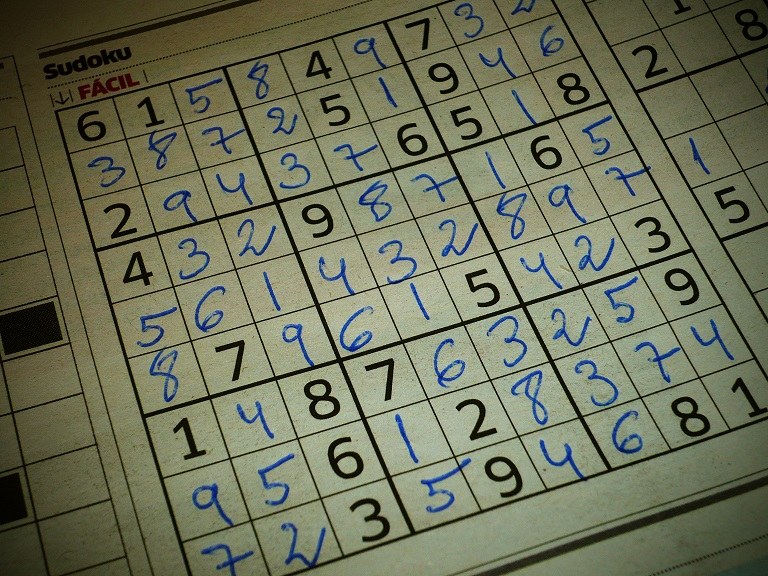
#> input picture Images/soduku.jpg, 768 x 576 px
$ jupyter execute --allow-errors '25. Line Detection.ipynb'
#> lines starting #> are read from the running program, lines starting #| are printed output that depends on the picture; after the words box and inside, x2 and y2 are one past the last pixel; in counts of white or black regions, pixels touching at a corner belong together
[cell 1]
import cv2
import numpy as np

image = cv2.imread('Images/soduku.jpg')
#> image is the input picture: shape (576, 768, 3); mean B, G, R 88.5, 112.9, 108.9
gray = cv2.cvtColor(image, cv2.COLOR_BGR2GRAY)
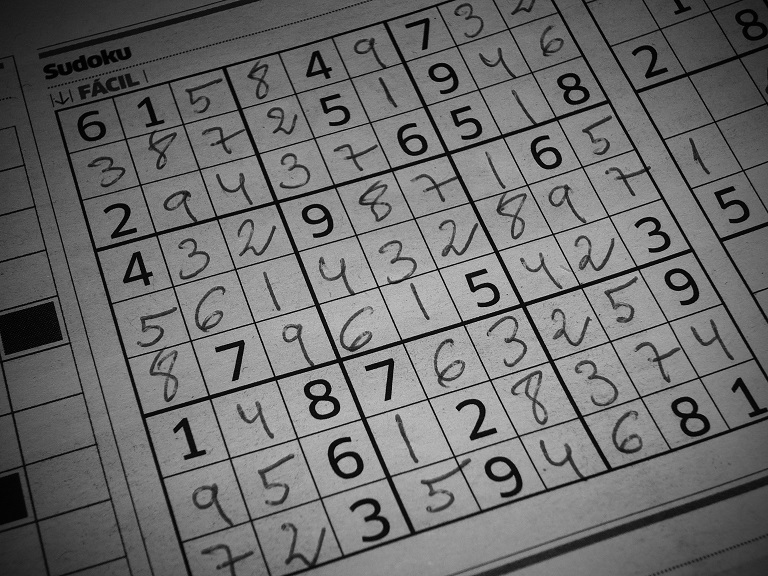
#> gray: shape (576, 768); min 0, max 210, mean 108.9
edges = cv2.Canny(gray, 100, 170, apertureSize = 3)
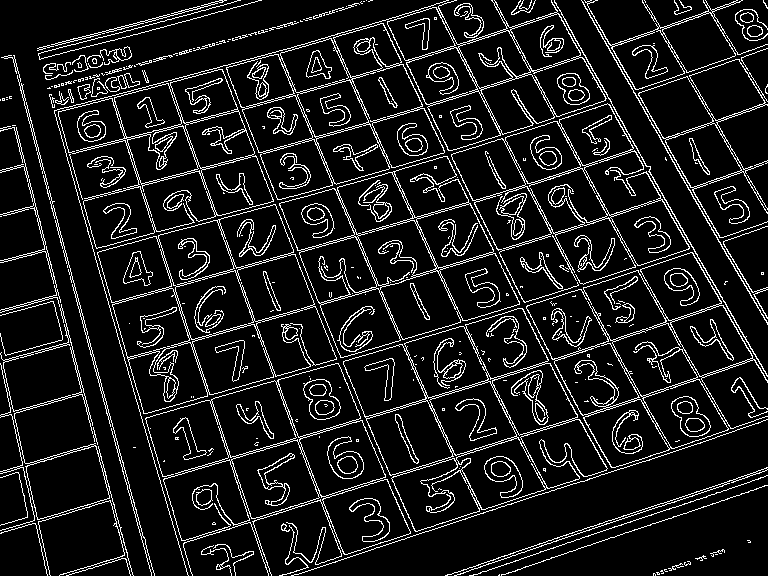
#> edges: shape (576, 768); 10.8% white in thin lines or dots

# Execute HoughLines using a rho accuracy of 1 pixel.
# Theta accuracy of np.pi/180 which is 1 degree.
# Line threshold is set to 240 ( number of points on the line).
lines = cv2.HoughLines(edges, 1, np.pi / 180, 240)
#> lines = 34 rows, first 8: [4, 2.88], [2, 2.88], [637, 1.26], [-77, 2.83], [507, 1.27], [-476, 2.62], [505, 1.27], [-130, 2.79]

# We iterate through each line and convert it to the format required by.
# cv2.lines ( i.e. requires end points).
#> (the rest of this cell did not finish here and is left out)

[cell 2]
image = cv2.imread('Images/soduku.jpg')
gray = cv2.cvtColor(image, cv2.COLOR_BGR2GRAY)
edges = cv2.Canny(gray, 100, 170, apertureSize = 3)

lines = cv2.HoughLinesP(edges, 1, np.pi / 180, 100, 5, 10)
#> lines = 378 rows, first 6: [144, 193, 151, 216], [113, 427, 122, 462], [113, 435, 121, 466], [715, 437, 736, 430], [446, 394, 490, 381], [192, 146, 199, 166]

for line in lines:
    for x1, y1, x2, y2 in line:
        cv2.line(image, (x1,y1), (x2,y2), (0, 255, 0), 3)
#> this loop made 378 passes
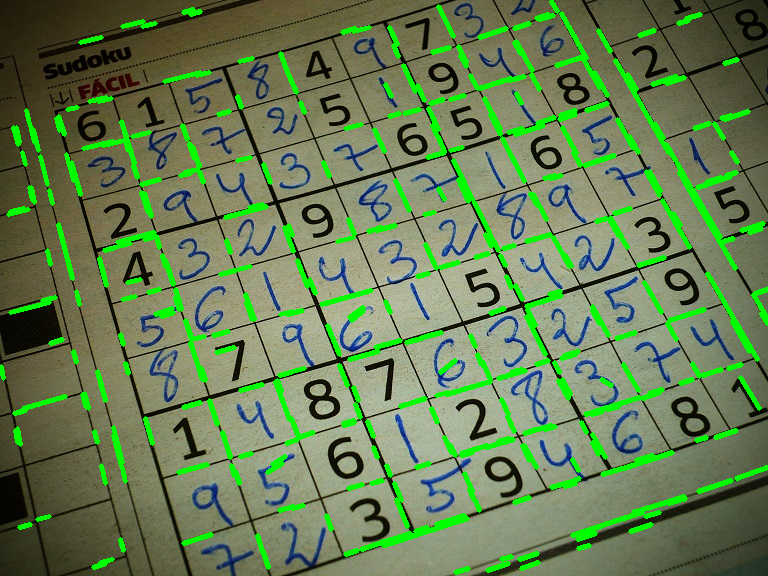
#> image: shape (576, 768, 3); 8.88% of pixels changed, all inside (x1, y1, x2, y2) = (0, 0, 768, 575)

cv2.imshow('Probabilistic Hought Lines', image)
cv2.waitKey()
cv2.destroyAllWindows()

$ run again, with Images/Hillary.jpg copied over Images/soduku.jpg
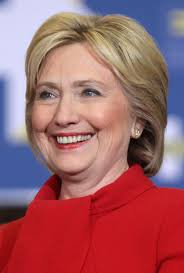
#> input picture Images/Hillary.jpg, 184 x 273 px
#> image is the input picture: shape (273, 184, 3); mean B, G, R 104.2, 98.1, 159.7
#> `gray = cv2.cvtColor(image, cv2.COLOR_BGR2GRAY)`:
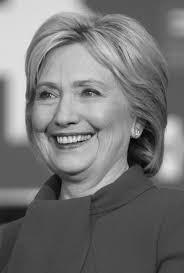
#> gray: shape (273, 184); min 3, max 237, mean 117.2
#> `edges = cv2.Canny(gray, 100, 170, apertureSize = 3)`:
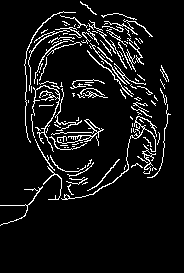
#> edges: shape (273, 184); 7.7% white in thin lines or dots, all inside (x1, y1, x2, y2) = (0, 1, 171, 226)
#> lines = None
